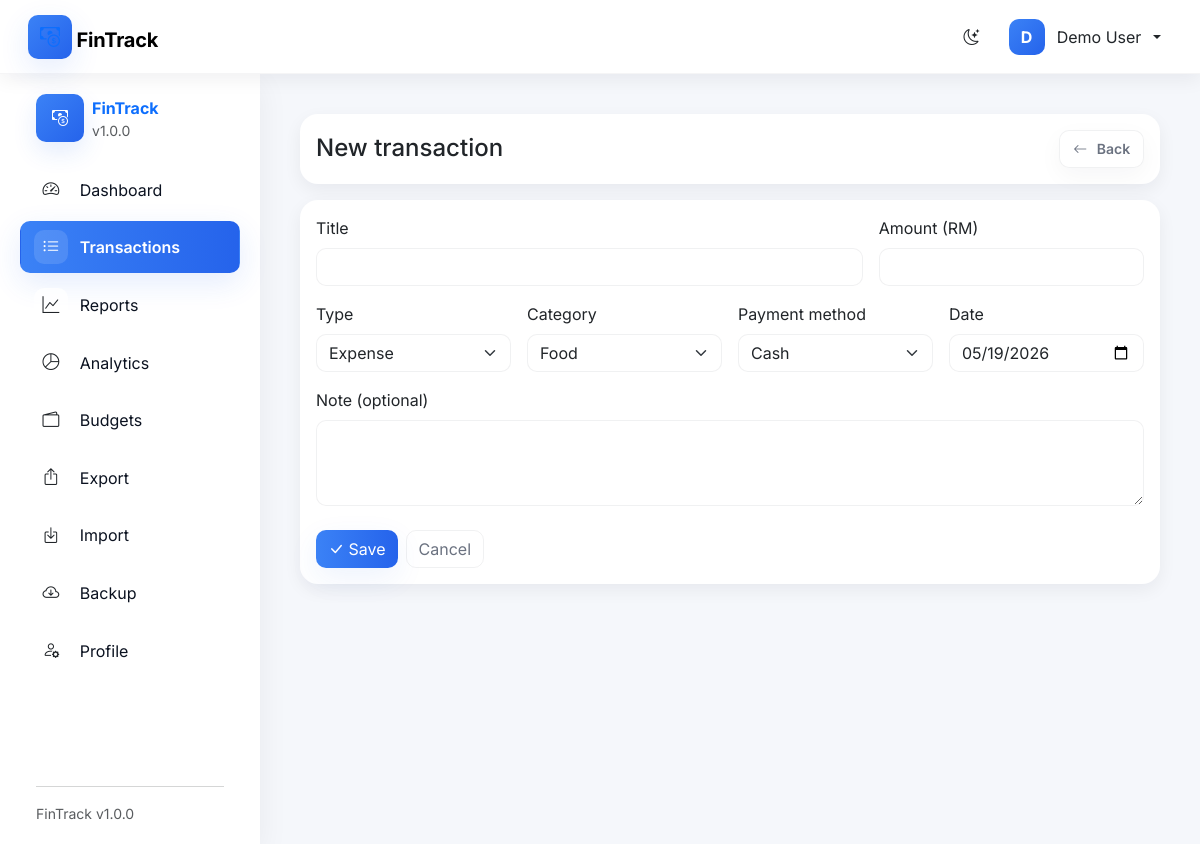
/modules/transactions/edit.php (signed in), run on the app's committed database.
### tables this page shows
CREATE TABLE IF NOT EXISTS `users` (
  `id`            INT UNSIGNED NOT NULL AUTO_INCREMENT,
  `name`          VARCHAR(120) NOT NULL,
  `email`         VARCHAR(160) NOT NULL UNIQUE,
  `password`      VARCHAR(255) NOT NULL,
  `currency`      VARCHAR(8)   NOT NULL DEFAULT 'RM',
  `language`      VARCHAR(8)   NOT NULL DEFAULT 'en',
  `theme`         VARCHAR(16)  NOT NULL DEFAULT 'light',
  `remember_token` VARCHAR(255) NULL,
  `created_at`    DATETIME NOT NULL DEFAULT CURRENT_TIMESTAMP,
  `updated_at`    DATETIME NOT NULL DEFAULT CURRENT_TIMESTAMP ON UPDATE CURRENT_TIMESTAMP,
  PRIMARY KEY (`id`),
  INDEX idx_users_email (`email`)
);

### includes/auth.php (called while the page is built, shortened)
<?php
require_once __DIR__ . '/../config/database.php';
class Auth
{
    public static function check(): bool
    {
        return !empty($_SESSION['user_id']);
    }
    public static function id(): ?int
    {
        return self::check() ? (int)$_SESSION['user_id'] : null;
    }
    public static function user(): ?array
    {
        $stmt = Database::pdo()->prepare(
            'SELECT id,name,email,currency,language,theme,created_at FROM users WHERE id = ?'
        );
        $stmt->execute([self::id()]);
        return $stmt->fetch() ?: null;
    }
    public static function baseUrl(): string
    {
        return rtrim(APP_BASE_URL, '/');
    }
}
function e(?string $value): string
{
    return htmlspecialchars((string)$value, ENT_QUOTES | ENT_SUBSTITUTE, 'UTF-8');
}
function url(string $path = ''): string
{
    return Auth::baseUrl() . '/' . ltrim($path, '/');
}
function currentCurrency(): string
{
    if (Auth::check()) {
        $u = Auth::user();
        if ($u) {
            return $u['currency'];
        }
    }
    return 'RM';
}

### config/database.php (called while the page is built, shortened)
<?php
class Database
{
    private static ?PDO $pdo = null;
    public static function pdo(): PDO
    {
        if (self::$pdo instanceof PDO) {
            return self::$pdo;
        }
        $opts = [
            PDO::ATTR_ERRMODE            => PDO::ERRMODE_EXCEPTION,
            PDO::ATTR_DEFAULT_FETCH_MODE => PDO::FETCH_ASSOC,
            PDO::ATTR_EMULATE_PREPARES   => false,
        ];
        try {
            $dsn = sprintf('mysql:host=%s;port=%s;dbname=%s;charset=%s',
                DB_HOST, DB_PORT, DB_NAME, DB_CHARSET);
            self::$pdo = new PDO($dsn, DB_USER, DB_PASS, $opts);
        } catch (PDOException $e) {
            http_response_code(500);
            die('<h3>Database connection failed.</h3><pre>'
                . htmlspecialchars($e->getMessage()) . '</pre>');
        }
        return self::$pdo;
    }
}

### modules/transactions/edit.php (the view, shortened to what this page needs)
<?php
require_once __DIR__ . '/../../includes/auth.php';
$userId = Auth::id();
$id = isset($_GET['id']) ? (int)$_GET['id'] : 0;
$tx = $id ? Tx::find($userId, $id) : null;
$data = $tx ?? [
    'title' => '', 'amount' => '', 'type' => 'expense',
    'category' => 'Food', 'note' => '', 'payment_method' => 'Cash',
    'date' => date('Y-m-d'),
];
$pageTitle = $tx ? 'Edit transaction' : 'New transaction';
include __DIR__ . '/../../includes/header.php';
?>
<div class="card mb-3">
  <div class="card-body d-flex justify-content-between align-items-center">
    <h4 class="mb-0"><?= e($pageTitle) ?></h4>
    <a href="<?= url('modules/transactions/index.php') ?>" class="btn btn-sm btn-outline-secondary bubble">
      <i class="bi bi-arrow-left"></i> Back
    </a>
  </div>
</div>
<div class="card"><div class="card-body">
  <form method="post" novalidate>
    <div class="row g-3">
      <div class="col-md-8">
        <label class="form-label">Title</label>
        <input type="text" name="title" class="form-control" required maxlength="160"
               value="<?= e($data['title']) ?>" autofocus>
      </div>
      <div class="col-md-4">
        <label class="form-label">Amount (<?= e(currentCurrency()) ?>)</label>
        <input type="number" step="0.01" min="0" name="amount" class="form-control" required
               value="<?= e((string)$data['amount']) ?>">
      </div>
      <div class="col-md-3">
        <label class="form-label">Type</label>
        <select name="type" class="form-select">
          <option value="expense" <?= $data['type'] === 'expense' ? 'selected' : '' ?>>Expense</option>
        </select>
      </div>
      <div class="col-md-3">
        <label class="form-label">Category</label>
        <select name="category" class="form-select">
          <?php foreach (Tx::CATEGORIES as $c): ?>
            <option value="<?= e($c) ?>" <?= $data['category'] === $c ? 'selected' : '' ?>><?= e($c) ?></option>
          <?php endforeach; ?>
        </select>
      </div>
      <div class="col-md-3">
        <label class="form-label">Payment method</label>
        <select name="payment_method" class="form-select">
          <?php foreach (Tx::PAYMENT_METHODS as $m): ?>
            <option value="<?= e($m) ?>" <?= $data['payment_method'] === $m ? 'selected' : '' ?>><?= e($m) ?></option>
          <?php endforeach; ?>
        </select>
      </div>
      <div class="col-md-3">
        <label class="form-label">Date</label>
        <input type="date" name="date" class="form-control" required value="<?= e($data['date']) ?>">
      </div>
      <div class="col-12">
        <label class="form-label">Note (optional)</label>
        <textarea name="note" class="form-control" rows="3" maxlength="2000"><?= e($data['note'] ?? '') ?></textarea>
      </div>
    </div>
    <div class="mt-4 d-flex gap-2">
      <button class="btn btn-primary"><i class="bi bi-check-lg"></i> Save</button>
      <a href="<?= url('modules/transactions/index.php') ?>" class="btn btn-outline-secondary">Cancel</a>
    </div>
  </form>
</div></div>
<?php include __DIR__ . '/../../includes/footer.php'; ?>

### includes/header.php (shortened to what this page needs)
<?php
require_once __DIR__ . '/auth.php';
$pageTitle = $pageTitle ?? APP_NAME;
$user      = Auth::check() ? Auth::user() : null;
$theme     = $user['theme'] ?? ($_COOKIE['theme'] ?? 'light');
$userName  = $user['name'] ?? '';
$userInitial = $userName ? strtoupper(substr(trim($userName), 0, 1)) : '';
?>
<!DOCTYPE html>
<html lang="en" data-bs-theme="<?= e($theme) ?>">
<head>
<link rel="stylesheet" href="https://cdn.jsdelivr.net/npm/bootstrap@5.3.2/dist/css/bootstrap.min.css">
<link rel="stylesheet" href="https://cdn.jsdelivr.net/npm/bootstrap-icons@1.11.3/font/bootstrap-icons.min.css">
<link rel="stylesheet" href="<?= url('assets/css/app.css') ?>?v=<?= filemtime(__DIR__ . '/../assets/css/app.css') ?>">
</head>
<body>
<?php if (Auth::check()): ?>
<nav class="navbar navbar-expand-lg fin-navbar sticky-top">
  <div class="container-fluid">
    <a class="navbar-brand fw-bold" href="<?= url('dashboard.php') ?>">
      <i class="bi bi-cash-coin text-primary"></i> <?= e(APP_NAME) ?>
    </a>
    <div class="ms-auto d-flex align-items-center gap-2">
      <button class="btn" id="themeToggle" title="Toggle theme" aria-pressed="false">
        <i class="bi bi-moon-stars"></i>
      </button>
      <div class="dropdown">
        <button class="btn dropdown-toggle d-flex align-items-center gap-2" data-bs-toggle="dropdown" aria-expanded="false">
          <span class="d-inline-flex align-items-center justify-content-center" style="width:36px;height:36px;border-radius:10px;background:linear-gradient(135deg,var(--ft-primary),var(--ft-primary-600));color:#fff;font-weight:700;">
            <?= e($userInitial) ?>
          </span>
          <span class="d-none d-sm-inline ms-1"><?= e($user['name']) ?></span>
        </button>
      </div>
    </div>
  </div>
</nav>
<div class="fin-shell">
  <?php include __DIR__ . '/sidebar.php'; ?>
  <main class="fin-main">
    <div class="container-fluid p-3 p-md-4">
<?php else: ?>
<main class="fin-auth-shell">
<?php endif; ?>

### assets/css/app.css (style rules this page uses)
:root { --ft-primary: #3B82F6; --ft-primary-600: #2563EB; --ft-accent: #06D6A0; --ft-success: #16A34A; --ft-danger: #EF4444; --ft-warning: #F59E0B; --ft-muted: #6B7280; --ft-surface: #FFFFFF; --ft-bg: #F5F7FB; --ft-radius: 12px; --ft-shadow-sm: 0 6px 18px rgba(16,24,40,0.06); --ft-shadow-md: 0 12px 32px rgba(16,24,40,0.08); --ft-sidebar-width: 260px; }
body { background: var(--ft-bg); color: #0b1220; font-family: Inter, system-ui, -apple-system, "Segoe UI", Roboto, "Helvetica Neue", Arial, sans-serif; -webkit-font-smoothing: antialiased; -moz-osx-font-smoothing: grayscale; transition: background-color .22s ease, color .22s ease; }
.fin-navbar { background: var(--ft-surface); border-bottom: 1px solid rgba(15,23,42,0.04); box-shadow: var(--ft-shadow-sm); padding: .6rem 1rem; }
.navbar-brand { font-weight: 700; letter-spacing: -.01em; }
.navbar-brand .bi { width: 44px; height: 44px; border-radius: 10px; display:inline-flex; align-items:center; justify-content:center; background: linear-gradient(135deg,var(--ft-primary),var(--ft-primary-600)); color: white; box-shadow: 0 10px 30px rgba(37,99,235,0.12); }
.fin-navbar .btn { border-radius: 10px; padding: .45rem .6rem; height: 40px; }
.fin-shell { display:flex; min-height: calc(100vh - 70px); }
.card { border: none; border-radius: calc(var(--ft-radius) + 6px); background: var(--ft-surface); box-shadow: var(--ft-shadow-sm); transition: transform .14s ease, box-shadow .14s ease; }
.btn { border-radius: 10px; }
.btn-primary { background: linear-gradient(90deg,var(--ft-primary),var(--ft-primary-600)); border: none; color: #fff; box-shadow: 0 10px 30px rgba(37,99,235,0.08); }
.btn-outline-secondary { border: 1px solid rgba(15,23,42,0.06); color: var(--ft-muted); background: transparent; }
.bubble { display:inline-flex; gap:.6rem; padding: .45rem .8rem; border-radius: 999px; background: rgba(255,255,255,0.9); box-shadow: 0 8px 24px rgba(10,20,40,0.04); font-weight:600; }
.form-control, .form-select { border-radius: 10px; border: 1px solid rgba(15,23,42,0.06); box-shadow: none; }
.fin-main { flex: 1; min-width: 0; padding: 1rem; }
.bubble { display:inline-flex; align-items:center; gap:.6rem; padding:.45rem .8rem; border-radius:999px; background: rgba(255,255,255,0.9); box-shadow: 0 8px 24px rgba(10,20,40,0.04); font-weight:600; }

### data on the page
users: name "D", name "Demo User", currency "RM"

### other printed values
APP_NAME "FinTrack"
APP_VERSION "1.0.0"
$label "Dashboard"
$label "Transactions"
$label "Reports"
$label "Analytics"
$label "Budgets"
$label "Export"
$label "Import"
$label "Backup"
$label "Profile"
$pageTitle "New transaction"
form field category "Food"
form field payment_method "Cash"
